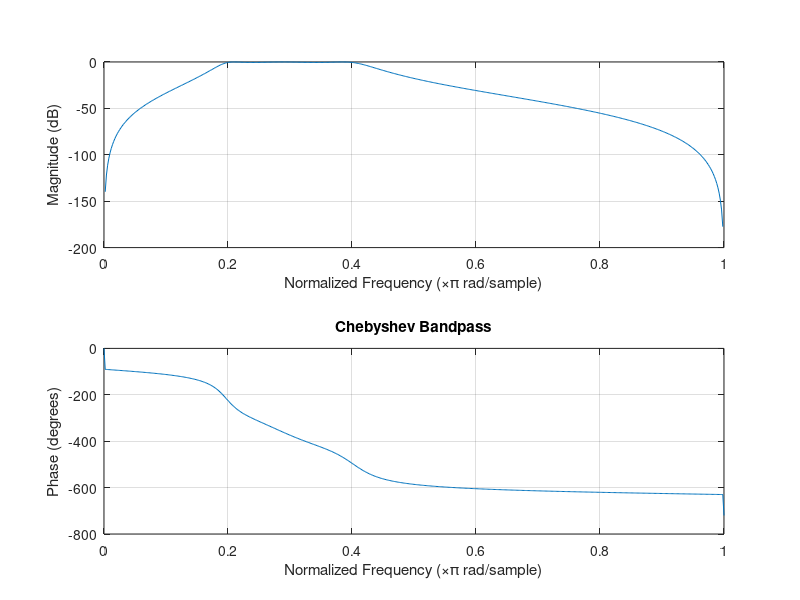

This chart was generated by the following MATLAB code:
kp=2;
wp=[0.2 0.4];
ks=20;
ws=[0.1 0.5];
[N,wc]=cheb1ord(wp,ws,kp,ks);
[b,a]=cheby1(N,0.5,wc);
freqz(b,a);
title('Chebyshev Bandpass');
